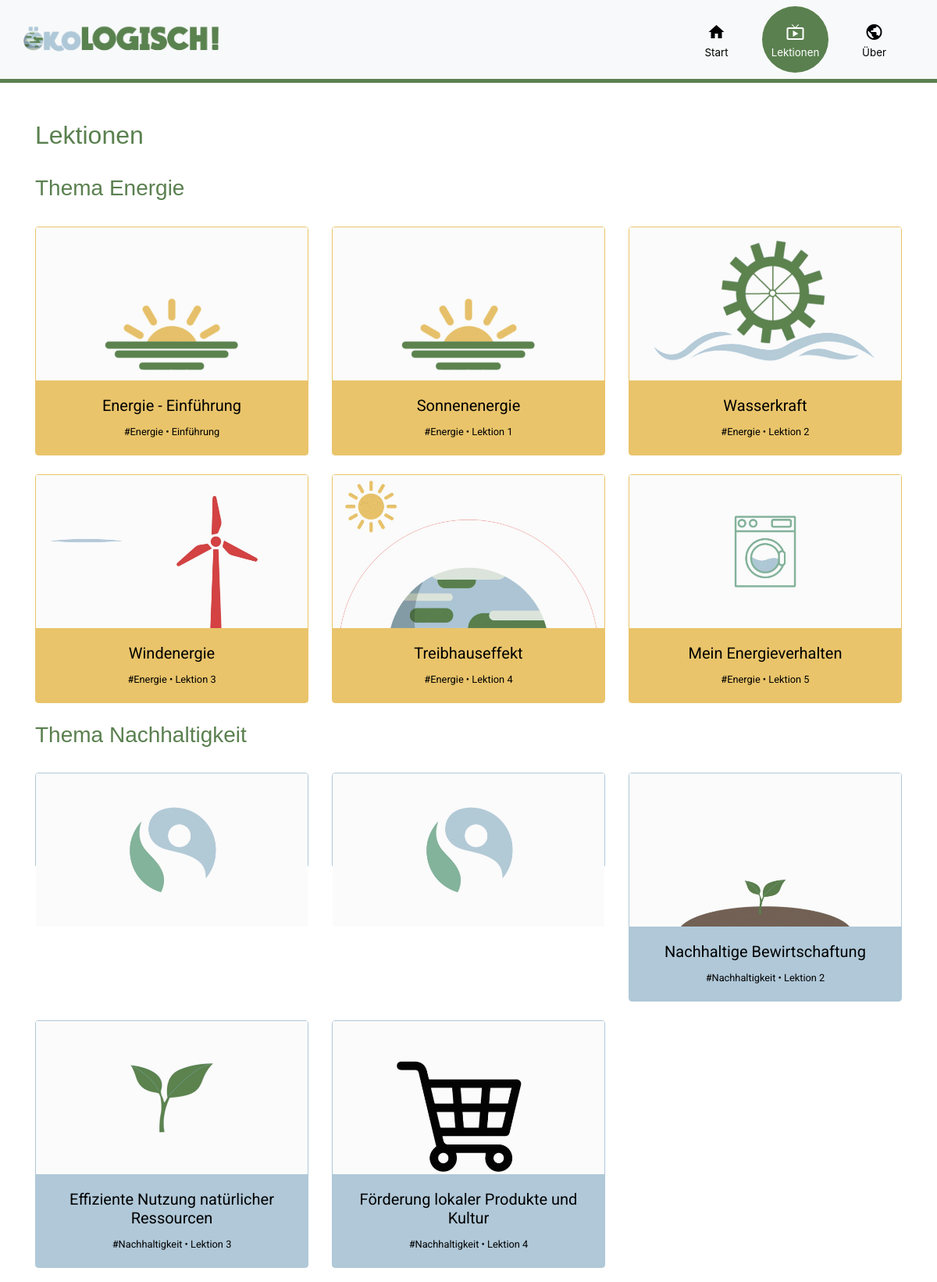
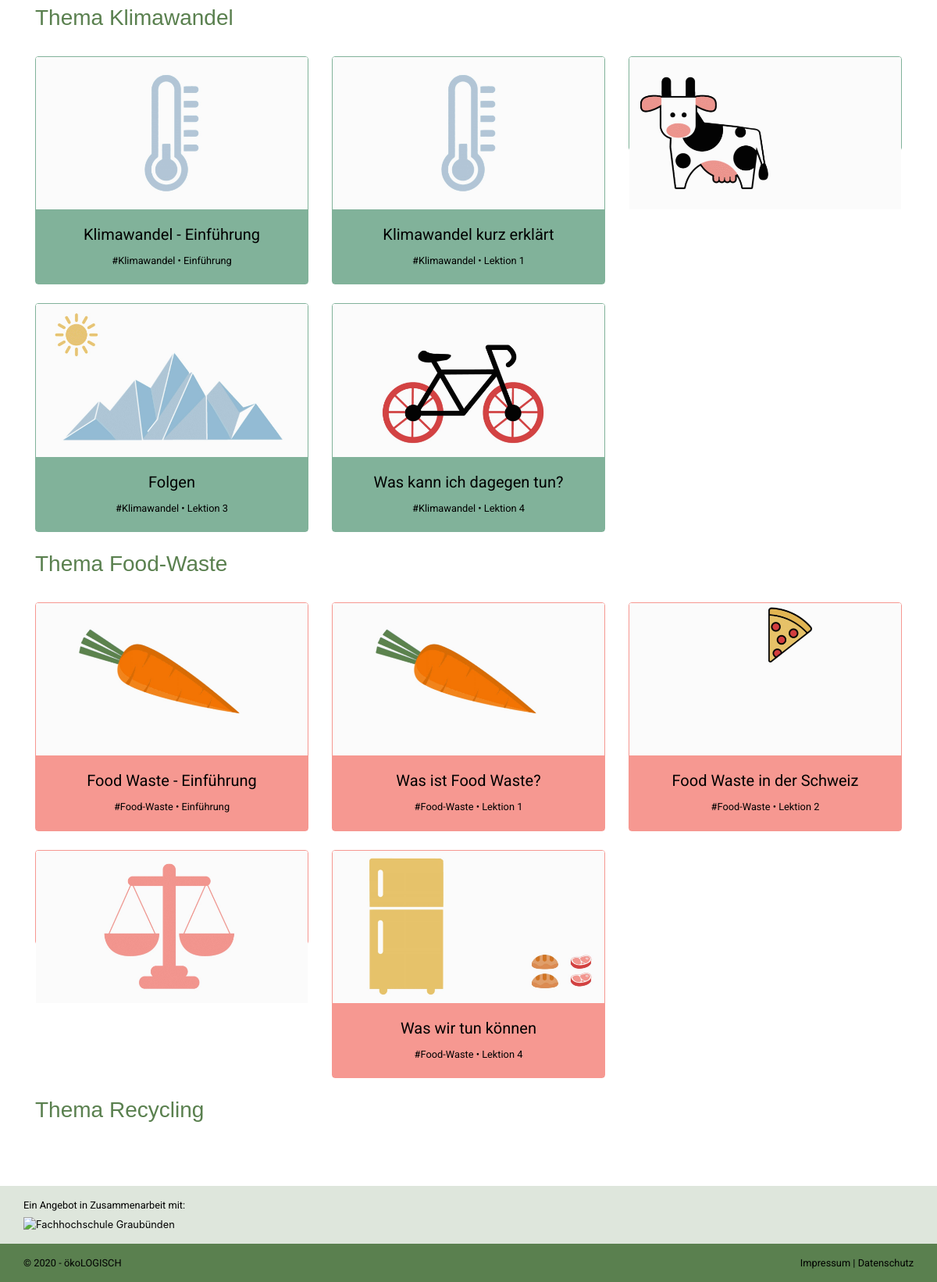
Page /lessons.php on the committed database (2 pictures, top to bottom).
### tables this page shows
CREATE TABLE `tbl_lesson` (
  `id` int(11) NOT NULL,
  `category_id` int(11) NOT NULL,
  `title` varchar(255) NOT NULL,
  `text` text NOT NULL,
  `img_url` text NOT NULL,
  `gif_url` varchar(255) NOT NULL,
  `gif_url_static` varchar(255) NOT NULL,
  `video_url` varchar(255) NOT NULL,
  `top_lesson` tinyint(1) NOT NULL,
  `lesson_nr` int(3) NOT NULL,
  `important` text NOT NULL,
  `einfuerung` tinyint(1) NOT NULL,
  `lernziele` text NOT NULL,
  `groeste_probleme` text NOT NULL
);

CREATE TABLE `tbl_category` (
  `id` int(11) NOT NULL,
  `title` varchar(255) NOT NULL,
  `text` text NOT NULL,
  `img_url` varchar(255) NOT NULL
);

### data/data.php (called while the page is built, shortened)
<?php
function get_db_connection()
{
	global $db_host, $db_name, $db_user, $db_pass, $db_charset;
	$dsn = "mysql:host=$db_host;dbname=$db_name;charset=$db_charset";
	$options = [
		PDO::ATTR_ERRMODE            => PDO::ERRMODE_EXCEPTION,
		PDO::ATTR_DEFAULT_FETCH_MODE => PDO::FETCH_ASSOC,
		PDO::ATTR_EMULATE_PREPARES   => false
	];
	try {
		$db = new PDO($dsn, $db_user, $db_pass, $options);
	} catch (\PDOException $e) {
		throw new \PDOException($e->getMessage(), (int)$e->getCode());
	}
	return $db;
}
function get_all_lessons_by_cat_id($id)
{
	$db = get_db_connection();
	$sql = "SELECT * FROM tbl_lesson  WHERE category_id = $id;";
	$result = $db->query($sql);
	return $result->fetchAll();
}
function get_category_by_id($id)
{
	$db = get_db_connection();
	$sql = "SELECT * FROM tbl_category WHERE id = $id;";
	$result = $db->query($sql);
	$row = $result->fetch();
	return $row;
}

### lessons.php (the view, shortened to what this page needs)
<?php
require_once('data/data.php');
$energy_id = 1;
$sustainability_id = 2;
$climate_id = 3;
$food_waste_id = 4;
$energy_lessons = get_all_lessons_by_cat_id($energy_id);
$sustainability_lessons = get_all_lessons_by_cat_id($sustainability_id);
$climate_lessons = get_all_lessons_by_cat_id($climate_id);
$food_waste_lessons = get_all_lessons_by_cat_id($food_waste_id);
?>
<?php require_once('templates/head.php'); ?>
<?php require_once('templates/navbar.php'); ?>
<section class="container lessons my-5">
    <article>
        <h2 class="pb-4">Lektionen</h2>
        <h3 class="pb-4">Thema Energie</h3>
        <div class="row">
            <?php
            foreach ($energy_lessons as $lesson) {
                $category =  get_category_by_id($lesson['category_id']);
            ?>
                <div class="col-lg-4 col-md-6 col-sm-12 mb-4">
                    <?php
                    if ($lesson['einfuerung'] == 1) {
                        echo '<a class="link-title" href="intro.php?id=' . $lesson["id"] . '">';
                    } else {
                        echo '<a class="link-title" href="lesson.php?id=' . $lesson["id"] . '">';
                    }
                    ?>
                    <div class="card <?php echo strtolower($category['title']); ?>">
                        <img src="<?php echo $lesson['gif_url_static'] ?>" class="card-img-top gif_static">
                        <div class="card-body">
                            <h5 class="card-title text-center"><?php echo $lesson['title'] ?></h5>
                            <p class="card-text small text-center">
                                <a href="category.php?id=<?php echo $lesson['category_id']; ?>">
                                    <?php echo "#" . $category['title']; ?>
                                </a>
                                •
                                <?php
                                if ($lesson['einfuerung'] == 1) {
                                    echo "Einführung ";
                                } else {
                                    echo "Lektion ";
                                    echo $lesson['lesson_nr'];
                                }
                                ?></p>
                        </div>
                    </div>
                    </a>
                </div>
            <?php } ?>
        </div>
        <h3 class="pb-4">Thema Nachhaltigkeit</h3>
        <div class="row">
            <?php
            foreach ($sustainability_lessons as $lesson) {
                $category =  get_category_by_id($lesson['category_id']);
            ?>
                <div class="col-lg-4 col-md-6 col-sm-12 mb-4">
                    <?php
                    if ($lesson['einfuerung'] == 1) {
                        echo '<a class="link-title" href="intro.php?id=' . $lesson["id"] . '">';
                    } else {
                        echo '<a class="link-title" href="lesson.php?id=' . $lesson["id"] . '">';
                    }
                    ?>
                    <div class="card <?php echo strtolower($category['title']); ?>">
                        <img src="<?php echo $lesson['gif_url_static'] ?>" class="card-img-top gif_static">
                        <div class="card-body">
                            <h5 class="card-title text-center"><?php echo $lesson['title'] ?></h5>
                            <p class="card-text small text-center">
                                <a href="category.php?id=<?php echo $lesson['category_id']; ?>">
                                    <?php echo "#" . $category['title']; ?>
                                </a>
                                •
                                <?php
                                if ($lesson['einfuerung'] == 1) {
                                    echo "Einführung ";
                                } else {
                                    echo "Lektion ";
                                    echo $lesson['lesson_nr'];
                                }
                                ?></p>
                        </div>
                    </div>
                    </a>
                </div>
            <?php } ?>
        </div>
        <h3 class="pb-4">Thema Klimawandel</h3>
        <div class="row">
            <?php
            foreach ($climate_lessons as $lesson) {
                $category =  get_category_by_id($lesson['category_id']);
            ?>
                <div class="col-lg-4 col-md-6 col-sm-12 mb-4">
                    <?php
                    if ($lesson['einfuerung'] == 1) {
                        echo '<a class="link-title" href="intro.php?id=' . $lesson["id"] . '">';
                    } else {
                        echo '<a class="link-title" href="lesson.php?id=' . $lesson["id"] . '">';
                    }
                    ?>
                    <div class="card <?php echo strtolower($category['title']); ?>">
                        <img src="<?php echo $lesson['gif_url_static'] ?>" class="card-img-top gif_static">
                        <div class="card-body">
                            <h5 class="card-title text-center"><?php echo $lesson['title'] ?></h5>
                            <p class="card-text small text-center">
                                <a href="category.php?id=<?php echo $lesson['category_id']; ?>">
                                    <?php echo "#" . $category['title']; ?>
                                </a>
                                •
                                <?php
                                if ($lesson['einfuerung'] == 1) {
                                    echo "Einführung ";
                                } else {
                                    echo "Lektion ";
                                    echo $lesson['lesson_nr'];
                                }
                                ?></p>
                        </div>
                    </div>
                    </a>
                </div>
            <?php } ?>
        </div>
        <h3 class="pb-4">Thema Food-Waste</h3>
        <div class="row">
            <?php
            foreach ($food_waste_lessons as $lesson) {
                $category =  get_category_by_id($lesson['category_id']);
            ?>
                <div class="col-lg-4 col-md-6 col-sm-12 mb-4">
                    <?php
                    if ($lesson['einfuerung'] == 1) {
                        echo '<a class="link-title" href="intro.php?id=' . $lesson["id"] . '">';
                    } else {
                        echo '<a class="link-title" href="lesson.php?id=' . $lesson["id"] . '">';
                    }
                    ?>
                    <div class="card <?php echo strtolower($category['title']); ?>">
                        <img src="<?php echo $lesson['gif_url_static'] ?>" class="card-img-top gif_static">
                        <div class="card-body">
                            <h5 class="card-title text-center"><?php echo $lesson['title'] ?></h5>
                            <p class="card-text small text-center">
                                <a href="category.php?id=<?php echo $lesson['category_id']; ?>">
                                    <?php echo "#" . $category['title']; ?>
                                </a>
                                •
                                <?php
                                if ($lesson['einfuerung'] == 1) {
                                    echo "Einführung ";
                                } else {
                                    echo "Lektion ";
                                    echo $lesson['lesson_nr'];
                                }
                                ?></p>
                        </div>
                    </div>
                    </a>
                </div>
            <?php } ?>
        </div>
        <h3 class="pb-4">Thema Recycling</h3>
    </article>
</section>
<?php require_once('templates/footer.php'); ?>

### templates/head.php (shortened to what this page needs)
<!doctype html>
<html lang="de">
<head>
  <link rel="stylesheet" href="assets/css/main.css">
</head>
<body>

### templates/navbar.php (shortened to what this page needs)
<nav class="navbar navbar-icon-top navbar-expand navbar-light bg-light <?php echo isset($category['title']) ? strtolower($category['title']) : ''; ?>">
    <div class="container">
        <a class="navbar-brand" href=".">
            <img src="assets/logo/logo.png" alt="ökoLOGISCH" loading="lazy">
        </a>
        <div class="navbar-expand">
            <ul class="navbar-nav">
                <li class="nav-item">
                    <a class="nav-link" id="nav-home" href=".">
                        <span class="material-icons">
                            home
                        </span>
                        <span>
                            Start
                        </span>
                    </a>
                </li>
                <li class="nav-item">
                    <a class="nav-link" id="nav-lessons" href="./lessons.php">
                        <span class="material-icons">
                            live_tv
                        </span>
                        <span>
                            Lektionen
                        </span>
                    </a>
                </li>
                <li class="nav-item">
                    <a class="nav-link" id="nav-about" href="./about.php">
                        <span class="material-icons">
                            public
                        </span>
                        <span>
                            Über
                        </span>
                    </a>
                </li>
            </ul>
        </div>
    </div>
</nav>

### templates/footer.php (shortened to what this page needs)
<footer class="page-footer small">
  <div class="container-fluid footer-top">
    <div class="container">
      <p>Ein Angebot in Zusammenarbeit mit:</p>
      <a href="#"><img src="https://www.fhgr.ch/typo3conf/ext/sfptemplate/RootPage/Default/Resources/Public/Partials/Logo/Images/Logo.svg" alt="Fachhochschule Graubünden"></a>
    </div>
  </div>
  <div class="container-fluid footer-copyright">
    <div class="container">
      <div class="row">
        <div class="col">
          <p class="text-left">© <?php echo date("Y"); ?> - <a href="#">ökoLOGISCH</a></p>
        </div>
        <div class="col">
          <p class="text-right"><a href="#">Impressum</a> | <a href="#">Datenschutz</a></p>
        </div>
      </div>
    </div>
  </div>
</footer>
</body>
</html>

### rows in the picture
tbl_lesson: gif_url_static (picture), title "Energie - Einführung", category.title "Energie", einfuerung "Einführung"
tbl_lesson: gif_url_static (picture), title "Sonnenenergie", category.title "Energie", lesson_nr "1"
tbl_lesson: gif_url_static (picture), title "Wasserkraft", category.title "Energie", lesson_nr "2"
tbl_lesson: gif_url_static (picture), title "Windenergie", category.title "Energie", lesson_nr "3"
tbl_lesson: gif_url_static (picture), title "Treibhauseffekt", category.title "Energie", lesson_nr "4"
tbl_lesson: gif_url_static (picture), title "Mein Energieverhalten", category.title "Energie", lesson_nr "5"
tbl_lesson: gif_url_static (picture)
tbl_lesson: gif_url_static (picture)
tbl_lesson: gif_url_static (picture), title "Nachhaltige Bewirtschaftung", category.title "Nachhaltigkeit", lesson_nr "2"
tbl_lesson: gif_url_static (picture), title "Effiziente Nutzung natürlicher Ressourcen", category.title "Nachhaltigkeit", lesson_nr "3"
tbl_lesson: gif_url_static (picture), title "Förderung lokaler Produkte und Kultur", category.title "Nachhaltigkeit", lesson_nr "4"
tbl_lesson: gif_url_static (picture), title "Klimawandel - Einführung", category.title "Klimawandel", einfuerung "Einführung"
tbl_lesson: gif_url_static (picture), title "Klimawandel kurz erklärt", category.title "Klimawandel", lesson_nr "1"
tbl_lesson: gif_url_static (picture)
tbl_lesson: gif_url_static (picture), title "Folgen", category.title "Klimawandel", lesson_nr "3"
tbl_lesson: gif_url_static (picture), title "Was kann ich dagegen tun?", category.title "Klimawandel", lesson_nr "4"
tbl_lesson: gif_url_static (picture), title "Food Waste - Einführung", category.title "Food-Waste", einfuerung "Einführung"
tbl_lesson: gif_url_static (picture), title "Was ist Food Waste?", category.title "Food-Waste", lesson_nr "1"
tbl_lesson: gif_url_static (picture), title "Food Waste in der Schweiz", category.title "Food-Waste", lesson_nr "2"
tbl_lesson: gif_url_static (picture)
tbl_lesson: gif_url_static (picture), title "Was wir tun können", category.title "Food-Waste", lesson_nr "4"
